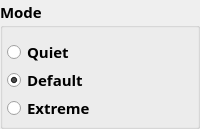
            <widget class="QGroupBox" name="predMode">
             <property name="sizePolicy">
              <sizepolicy hsizetype="Maximum" vsizetype="Preferred">
               <horstretch>0</horstretch>
               <verstretch>0</verstretch>
              </sizepolicy>
             </property>
             <property name="font">
              <font>
               <family>TT Squares</family>
               <pointsize>11</pointsize>
               <italic>false</italic>
               <bold>true</bold>
              </font>
             </property>
             <property name="cursor">
              <cursorShape>ArrowCursor</cursorShape>
             </property>
             <property name="title">
              <string>Mode</string>
             </property>
             <layout class="QVBoxLayout" name="verticalLayout_2">
              <property name="spacing">
               <number>0</number>
              </property>
              <property name="leftMargin">
               <number>4</number>
              </property>
              <property name="topMargin">
               <number>10</number>
              </property>
              <property name="rightMargin">
               <number>4</number>
              </property>
              <property name="bottomMargin">
               <number>4</number>
              </property>
              <item>
               <widget class="QRadioButton" name="quietModeCB">
                <property name="sizePolicy">
                 <sizepolicy hsizetype="Preferred" vsizetype="Preferred">
                  <horstretch>0</horstretch>
                  <verstretch>0</verstretch>
                 </sizepolicy>
                </property>
                <property name="font">
                 <font>
                  <family>TT Squares</family>
                  <pointsize>11</pointsize>
                  <fontweight>Light</fontweight>
                 </font>
                </property>
                <property name="cursor">
                 <cursorShape>ArrowCursor</cursorShape>
                </property>
                <property name="text">
                 <string>Quiet</string>
                </property>
               </widget>
              </item>
              <item>
               <widget class="QRadioButton" name="defaultModeCB">
                <property name="sizePolicy">
                 <sizepolicy hsizetype="Preferred" vsizetype="Preferred">
                  <horstretch>0</horstretch>
                  <verstretch>0</verstretch>
                 </sizepolicy>
                </property>
                <property name="font">
                 <font>
                  <family>TT Squares</family>
                  <pointsize>11</pointsize>
                  <fontweight>Light</fontweight>
                 </font>
                </property>
                <property name="cursor">
                 <cursorShape>ArrowCursor</cursorShape>
                </property>
                <property name="text">
                 <string>Default</string>
                </property>
                <property name="checked">
                 <bool>true</bool>
                </property>
               </widget>
              </item>
              <item>
               <widget class="QRadioButton" name="extremeModeCB">
                <property name="sizePolicy">
                 <sizepolicy hsizetype="Preferred" vsizetype="Preferred">
                  <horstretch>0</horstretch>
                  <verstretch>0</verstretch>
                 </sizepolicy>
                </property>
                <property name="font">
                 <font>
                  <family>TT Squares</family>
                  <pointsize>11</pointsize>
                  <fontweight>Light</fontweight>
                 </font>
                </property>
                <property name="cursor">
                 <cursorShape>ArrowCursor</cursorShape>
                </property>
                <property name="text">
                 <string>Extreme</string>
                </property>
               </widget>
              </item>
             </layout>
            </widget>
